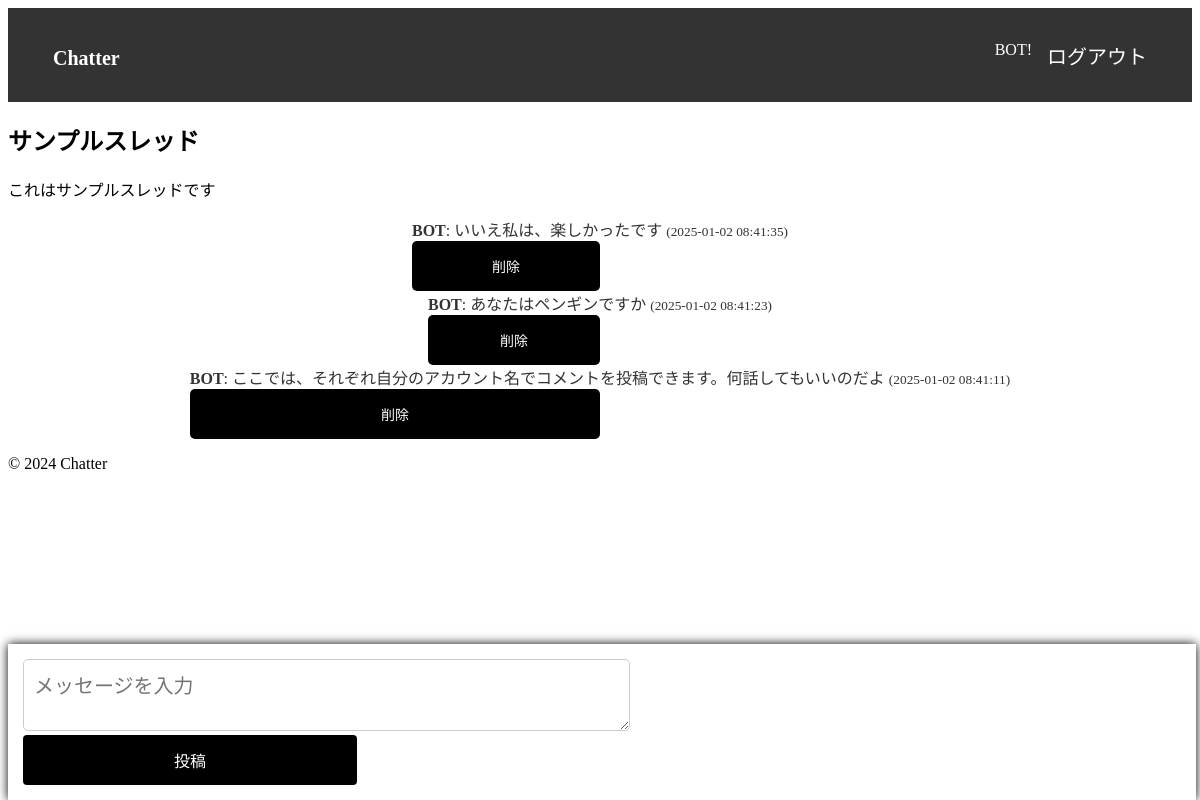
The app's page /thread/1 (signed in) with its own data.
### tables this page shows
CREATE TABLE threads (
    id INTEGER PRIMARY KEY AUTOINCREMENT,
    username TEXT NOT NULL,
    title TEXT NOT NULL,
    description TEXT,
    created_at TIMESTAMP DEFAULT CURRENT_TIMESTAMP
);

CREATE TABLE posts (
    id INTEGER PRIMARY KEY AUTOINCREMENT,
    username TEXT NOT NULL,
    content TEXT NOT NULL,
    created_at TIMESTAMP DEFAULT CURRENT_TIMESTAMP,
    thread_id INTEGER,
    FOREIGN KEY (thread_id) REFERENCES threads(id) ON DELETE CASCADE
);

### routes/home.py (the view)
@home_blueprint.route('/thread/<int:thread_id>')
def thread(thread_id):
    thread = get_thread_by_id(thread_id)
    if thread is None:
        return "スレッドが見つかりません", 404
    posts = get_posts_for_thread(thread_id)
    return render_template('thread.html', thread=thread, posts=posts, username=session.get('username'))

### models/database.py (called while the page is built)
def get_db():
    conn = sqlite3.connect(DATABASE)
    conn.row_factory = sqlite3.Row
    return conn

### models/thread.py (called while the page is built)
def get_thread_by_id(thread_id):
    db = get_db()
    result = db.execute("SELECT * FROM threads WHERE id = ?", (thread_id,)).fetchall()
    if result:
        return result[0]
    return None

def get_posts_for_thread(thread_id):
    db = get_db()
    return db.execute("SELECT * FROM posts WHERE thread_id = ? ORDER BY created_at DESC", (thread_id,)).fetchall()

### templates/thread.html (shortened to what this page needs)
{% extends 'base.html' %}
{% block content %}
<h2>{{ thread[1] }}</h2>
<p>{{ thread[2] }}</p>
<div id="input-container">
    <form action="{{ url_for('home.create_post_route') }}" method="post">
        <textarea name="content" placeholder="メッセージを入力" required></textarea>
        <button type="submit" class="submit-btn">投稿</button>
    </form>
</div>
<ul class="post-list">
    {% for post in posts %}
    <li class="post-item">
        <strong>{{ post[1] }}</strong>: {{ post[2] }}
        <small>({{ post[3] }})</small>
        {% if username == post[1] %}
        <form action="{{ url_for('home.delete_post_route', post_id=post[0]) }}" method="POST">
            <button type="submit" class="delete-btn">削除</button>
        </form>
        {% endif %}
    </li>
    {% endfor %}
</ul>
{% endblock %}

### static/css/style.css (style rules this page uses)
ul { list-style-type: none; padding: 0; margin: 0; display: flex; align-items: center; width: 100%; }
li { margin: 0 15px; }
#input-container { position: fixed; bottom: 0; width: 96.5%; background-color: rgb(255, 255, 255); padding: 15px; box-shadow: 0 0 10px rgb(0, 0, 0); z-index: 10; display: flex; justify-content: space-between; }
textarea { width: 175%; height: 50px; border: 1px solid #ccc; border-radius: 5px; padding: 10px; font-size: 20px; transition: border 0.3s; }
button { width: 50%; height: 50px; background-color: #333333; color: white; border: none; border-radius: 5px; font-size: 20px; transition: background-color 0.3s ease; }
.submit-btn { width: 100%; padding: 10px; background-color: #000; color: white; font-size: 16px; border: none; border-radius: 4px; cursor: pointer; transition: background-color 0.3s ease; }
ul.post-list { list-style-type: none; padding: 0; display: flex; flex-direction: column; text-align: left; }
li.post-item { color: #333; text-align: left; }
.delete-btn { background-color: rgb(0, 0, 0); color: white; border: none; padding: 1px 1px; cursor: pointer; font-size: 14px; }

### records on screen
threads: username "サンプルスレッド", title "これはサンプルスレッドです"
posts: username "BOT", content "いいえ私は、楽しかったです", created_at "2025-01-02 08:41:35"
posts: username "BOT", content "あなたはペンギンですか", created_at "2025-01-02 08:41:23"
posts: username "BOT", content "ここでは、それぞれ自分のアカウント名でコメントを投稿できます。何話してもいいのだよ", created_at "2025-01-02 08:41:11"

### other values on screen
{{ session['username'] }} "BOT"
